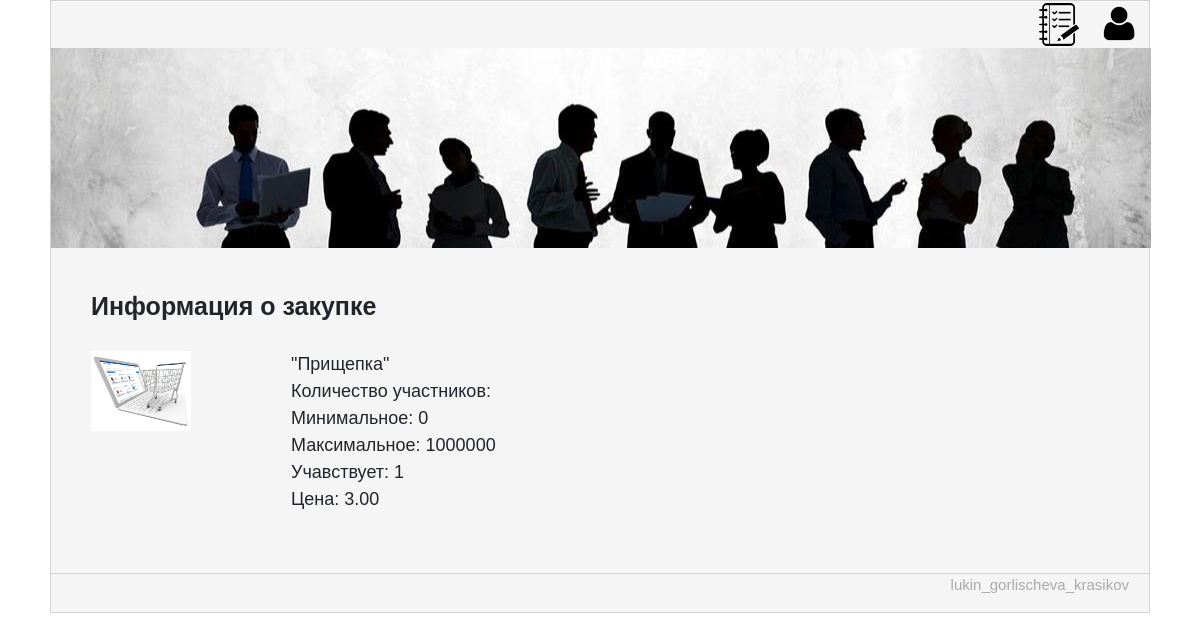
The page /lot?id=2 on the database its author committed.
### GroupBuyApp/models.py (models this page shows, shortened)
class Lot(models.Model):
    name = models.CharField(max_length=50)
    account = models.ForeignKey(Account, default=1, on_delete=models.CASCADE)
    price = models.DecimalField(max_digits=10, decimal_places=2)
    available = models.BooleanField(default=True)
    created = models.DateTimeField(auto_now_add=True)
    ended = models.DateTimeField(auto_now=True)
    minUsers = models.IntegerField(default=0)
    hasMax = models.BooleanField(default=False)
    maxUsers = models.IntegerField(default=1000000)
    usersJoin = models.IntegerField(default=1)
    description = models.CharField(max_length=256, default="")

### GroupBuyApp/views.py (the view)
# urls.py: url(r'^lot', views.lot_details),
def lot_details(request):
    lot_id = request.GET['id']
    lot = Lot.objects.get(pk=lot_id)
    author = Account.objects.get(pk=lot.account.user_id)
    user = auth.get_user(request)
    if user is not None:
        try:
            joined = AccountLot.objects.get(account_id=user.id, lot_id=lot_id) is not None
        except: joined = False
    else:
        joined = False
    return render(
        request,
        'buyInfo.html',
        {
            'lot': lot,
            'author': author,
            'user': auth.get_user(request),
            'joined': joined
        }
    )

### GroupBuyApp/templates/buyInfo.html (shortened to what this page needs)
{% load staticfiles  %}
<html>
	<head>
        <link rel="stylesheet" href="https://maxcdn.bootstrapcdn.com/bootstrap/4.0.0-beta.2/css/bootstrap.min.css">
        <link rel="stylesheet" href="{% static 'css/style.css' %}">
	</head>
<body>
<div class="page">
	<header>
	{% if user.is_authenticated %}
        <a href="/logout"><img alt="" src="{% static 'images/out.png' %}"></a>
	    <a href="/create"><img alt="" src="{% static 'images/new.png' %}"></a>
         <a href="/profile?id={{ user.id }}" class="prof"><img alt="" src="{% static 'images/prof.png' %}">{{ user.username }}</a>
    {% else %}
        <a href="/login"><img alt="" src="{% static 'images/prof.png' %}"></a>
    {% endif %}
	<a href="/listBuy"><img alt="" src="{% static 'images/list.png' %}"></a>
	<div class="header-img-home"></div>
	</header>
	<div class="content-box">
		<div class="cont">Информация о закупке</div>
		<div class="img-with-capt">
			<img src="{% static 'images/buy.jpg' %}"/>
		</div>
		<div class="text-left">
			 "{{ lot.name }}"<br>
			 Количество участников:
			 <br>
			 Минимальное: {{ lot.minUsers }}<br>
			 Максимальное: {{ lot.maxUsers }}
			 <br>
             Учавствует: {{ lot.usersJoin }}<br>
			 Цена: {{ lot.price }}<br>
		</div>
	</div>
	<footer class="site-footer">
		<div class="copyrights"><p>lukin_gorlischeva_krasikov</p></div>
	</footer>
</div>
</body>
</html>

### GroupBuyApp/static/css/style.css (style rules this page uses)
.page { background-color:#F5F5F5; width:1100px; margin-left:auto; margin-right:auto; border:1px solid #D3D3D3; }
a { margin: 2px 10px; float:right; }
.header-img-home { clear:both; width:1100px; height:200px; background: url("../images/home-bg.jpg") no-repeat center; }
footer, .down-block { clear: both; border-top:1px solid #D3D3D3; font-size:16px; padding:30px; }
.site-footer { padding:0px 20px; font-size:18px; color:#aaaaaa; }
.copyrights { padding:0px; margin: 0px; text-align:right; font-size:15px; }
.img-with-capt { width:200px; height:110px; margin-bottom:30px; position: relative; display: table; float:left; }
.img-with-capt img { width:100px; height:80px; }
.text-left { margin-left:50px; }
.content-box { box-sizing: border-box; margin:40px 40px 60px 40px; }
.cont { font-size:25px; font-weight:bold; margin: 25px 0px; }

### rows shown on the page
Lot: name "Прищепка", minUsers "0", maxUsers "1000000", usersJoin "1", price "3.00"
